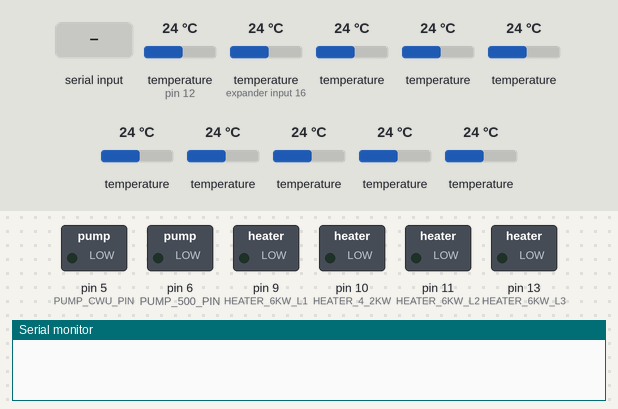
The sketch below on a simulated Arduino Leonardo, built with avr-gcc and run on an emulated ATmega32U4. Parts: switched loads named in the sketch (green lamp = pin HIGH), the last lines printed to the serial monitor. The inputs (shaded band) are chosen by the test bench; at power-on: temperature (sensors on pin 12, expander input 16) 24 °C, temperature 24 °C. Pins used as bus, display or sensor lines are not drawn.

Above: at 1.4 s.
1.5 s: "90,45\n" received over the second serial link
At 3.5 s:
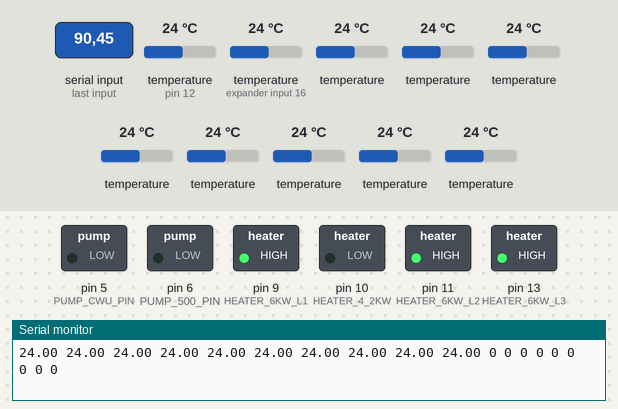
Timing chart, 0 to 5.0 s (numbered marks = the images above; inputs shaded):
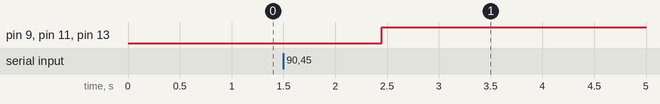

The sketch:

EnergyGuard.ino
```cpp
#include <SimpleModbusMaster.h>
#include <OneWire.h>
#include <DallasTemperature.h>
#include <EEPROM.h>


//------------------------------------ Modbus RTU - Begin ---------------------------------------
/*
   Function 3  - READ_HOLDING_REGISTERS
*/

//////////////////// Port information ///////////////////
#define baud 9600    // For Modbus
#define timeout 1000
#define polling 600  // interval between reads on modbus, the scan rate orygnally was 200

#define retry_count 10

// used to toggle the receive/transmit pin on the driver
#define TxEnablePin 2       // Arduino Leonardo occupation pin D2


// This is the easiest way to create new packets
// Add as many as you want. TOTAL_NO_OF_PACKETS
// is automatically updated.
enum
{
  PACKET1,      // Apparent Power lines L1, L2 L3
  TOTAL_NO_OF_PACKETS // leave this last entry
};

// Create an array of Packets to be configured
Packet packets[TOTAL_NO_OF_PACKETS];

packetPointer packet1 = &packets[PACKET1];

// Data read from the arduino slave will be stored in this array
// if the array is initialized to the packet.
unsigned int readPower[6];

long  PowerL1,
      PowerL2,
      PowerL3;


//------------------------------------ Modbus RTU - End ---------------------------------------------


// Arduino Leonardo occupation pins
#define ONE_WIRE_BUS   12        // Dallas temperature sensor' bus connected to port 12 on the Arduino

#define PUMP_CWU_PIN   	5        // Hot water pump, red buffer - potable water
#define PUMP_500_PIN    6        // 500 liter buffer pump

#define HEATER_6KW_L1   9              // 6kW heater on phase L1  (PWM signal)
#define HEATER_6KW_L2  11              // 6kW heater on phase L2  (PWM signal)
#define HEATER_6KW_L3  13              // 6kW heater on phase L3  (PWM signal)
#define HEATER_4_2KW   10              // 4.2kW heater            (on/off signal)

#define POWER_MARGIN  150             // minimal power margin for power meter precision (in Watt)

//------------------------------------- Dallas Temperature - Begin ----------------------------------


#define TEMPERATURE_PRECISION  9       // Precision for dallas sensor


// Setup a oneWire instance to communicate with any OneWire devices (not just Maxim/Dallas temperature ICs)
OneWire oneWire(ONE_WIRE_BUS);

// Pass our oneWire reference to Dallas Temperature.
DallasTemperature sensors(&oneWire);

// arrays to hold device addresses

DeviceAddress OUTcoPCthermometer   = { 0x28, 0xDA, 0xEC, 0x2C, 0x05, 0x00, 0x00, 0xB9 };    // wyj. CO - Pumpa Ciepła
DeviceAddress OUTcwuPCthermometer  = { 0x28, 0x11, 0xEE, 0x2C, 0x05, 0x00, 0x00, 0x5D };    // wyj. CWU - Pumpa Ciepła
DeviceAddress Buffor300Thermometer = { 0x28, 0x7F, 0xBD, 0x2D, 0x05, 0x00, 0x00, 0xD9 };    // buffor 300l - góra
DeviceAddress OutHeatThermometer   = { 0x28, 0x39, 0x01, 0x2E, 0x05, 0x00, 0x00, 0xF8 };    // wyj. Kaloryfery
DeviceAddress InHeatThermometer    = { 0x28, 0x2E, 0xE6, 0x2C, 0x05, 0x00, 0x00, 0xAA };    // wej. Kaloryfery
DeviceAddress cwuRedTopThermometer = { 0x28, 0xD7, 0xCF, 0x2D, 0x05, 0x00, 0x00, 0xCA };    // CWU czerwony 300l - góra
DeviceAddress cwuRedBotThermometer = { 0x28, 0x74, 0xF4, 0x2D, 0x05, 0x00, 0x00, 0x3B };    // CWU czerwony 300l - dół
DeviceAddress CO500BotThermometer  = { 0x28, 0xEA, 0xEE, 0x2C, 0x05, 0x00, 0x00, 0xD7 };    // CO 500l  - dół
DeviceAddress CO500TopThermometer  = { 0x28, 0x59, 0x54, 0x2D, 0x05, 0x00, 0x00, 0xF4 };    // CO 500l  - góra
DeviceAddress OutsideThermometer   = { 0x28, 0x51, 0xFE, 0x2C, 0x05, 0x00, 0x00, 0x54 };    // temperatura zewnetrzna

// Sensor' addreses
//1	28-0000052cecda   wyj. CO - Pumpa Ciepła	Device Address: 28DAEC2C050000B9
//2	28-0000052cee11	  wyj. CWU - Pumpa Ciepła	Device Address: 2811EE2C0500005D
//3	28-0000052dbd7f   buffor 300l - góra		Device Address: 287FBD2D050000D9
//4	28-0000052e0139	  wyj. Kaloryfery		Device Address: 2839012E050000F8
//5	28-0000052ce62e	  wej. Kaloryfery		Device Address: 282EE62C050000AA
//6	28-0000052dcfd7	  CWU czerwony 300l - góra	Device Address: 28D7CF2D050000CA
//7	28-0000052df474	  CWU czerwony 300l - dół	Device Address: 2874F42D0500003B
//8	28-0000052ceeea   CO 500l  - dół 		Device Address: 28EAEE2C050000D7
//9	28-0000052d5459	  CO 500l  - góra		Device Address: 2859542D050000F4
//10    28-0000052cfe51	  temperatura zewnetrzna	Device Address: 2851FE2C05000054

// Device 0 Address: 2874F42D0500003B - CWU czerwony 300l - dół
// Device 1 Address: 2859542D050000F4 - CO 500l  - góra
// Device 2 Address: 28DAEC2C050000B9 - wyj. CO - Pumpa Ciepła
// Device 3 Address: 282EE62C050000AA - wej. Kaloryfery
// Device 4 Address: 2811EE2C0500005D - wyj. CWU - Pumpa Ciepła
// Device 5 Address: 2851FE2C05000054 - temperatura zewnetrzna
// Device 6 Address: 28EAEE2C050000D7 - CO 500l  - dół
// Device 7 Address: 2839012E050000F8 - wyj. Kaloryfery
// Device 8 Address: 28D7CF2D050000CA - CWU czerwony 300l - góra
// Device 9 Address: 287FBD2D050000D9 - buffor 300l - góra


// Declaration of variables for Temperature
float temp500top, temp500bot, temp300, tempRedTop, tempRedBot;  // water buffors
float tempOutside;                                              // outside of building
float tempHeatOut, tempHeatIn;                                  // water temperature going out/in water buffor
float tempPCoutCO, tempPCoutCWU;                                // water comming out from heating pump

float prev_temp500top, prev_temp500bot, prev_temp300, prev_tempRedTop, prev_tempRedBot;  // water buffors
//float prev_tempOutside;                                              // outside of building
float prev_tempHeatOut, prev_tempHeatIn;                                  // water temperature going out/in water buffor
float prev_tempPCoutCO, prev_tempPCoutCWU;                                // water comming out from heating pump


//------------------------------------- Dallas Temperature - End ------------------------------------


int           Power_Regulator_L1,   // Power for Regulator in Watts
              Power_Regulator_L2,   // Power for Regulator in Watts
              Power_Regulator_L3,   // Power for Regulator in Watts
              CalibrationPWMDuty,
              Pump_CWU, // Pump CWU on/off
              Pump_500, // Pump buffer 500 l on/off
              SSR_3p;   // 3-phase SSR  on/off


// Variables for eeprom

int 	eeAddress, LineOffset, LineCalibContent, CalibSize;

int   i, j;   	// Loops
int   PWM_duty;   // PWM duty from 0 to 255
int   isNoon;		// noon / night

typedef struct  {
  byte pwm;			// PWM duty from 0 to 255
  int power;			// Power in Watt

} type_CalibData;

type_CalibData CalibData_L1[16];
type_CalibData CalibData_L2[16];
type_CalibData CalibData_L3[16];
type_CalibData CalibData_temp;


// Variables for sending data to serial

int Ndata;
String str_payLoad;


//--------------
void setup()
//--------------
{


  // Variables for eeprom

  LineCalibContent = sizeof(CalibData_L1);
  CalibSize = sizeof(CalibData_temp) ;


  //------------------------------------ Modbus RTU - Begin ---------------------------------------

  // The modbus packet constructor function will initialize
  // the individual packet with the assigned parameters. You can always do this
  // explicitly by using struct pointers. The first parameter is the address of the
  // packet in question. It is effectively the "this" parameter in Java that points to
  // the address of the passed object. It has the following form:
  // modbus_construct(packet, id, function, address, data, register array)


  // For functions 3 data is the number of registers


  // read registers
  modbus_construct(packet1, 1, READ_HOLDING_REGISTERS, 0x144, 6, readPower);   // Start address of Power register

  Serial.begin(9600);    ///// Starting serial for Leonardo for output to Raspberry Pi

  /* Initialize communication settings:  */
  modbus_configure(&Serial1, baud, SERIAL_8N2, timeout, polling, retry_count, TxEnablePin, packets, TOTAL_NO_OF_PACKETS);

  //------------------------------------ Modbus RTU - End ---------------------------------------------

  //------------------------------------- Dallas Temperature - Begin ----------------------------------


  // Start up the library
  sensors.begin();

  // locate devices on the bus

  // assign address manually.  the addresses below will beed to be changed
  // to valid device addresses on your bus.  device address can be retrieved
  // by using either oneWire.search(deviceAddress) or individually via
  // sensors.getAddress(deviceAddress, index)
  //insideThermometer = { 0x28, 0x1D, 0x39, 0x31, 0x2, 0x0, 0x0, 0xF0 };
  //outsideThermometer   = { 0x28, 0x3F, 0x1C, 0x31, 0x2, 0x0, 0x0, 0x2 };

  // search for devices on the bus and assign based on an index.  ideally,
  // you would do this to initially discover addresses on the bus and then
  // use those addresses and manually assign them (see above) once you know
  // the devices on your bus (and assuming they don't change).
  //
  // method 1: by index

  // set the resolution to 9 bit
  sensors.setResolution(cwuRedBotThermometer, TEMPERATURE_PRECISION);
  sensors.setResolution(CO500TopThermometer , TEMPERATURE_PRECISION);
  sensors.setResolution(OUTcoPCthermometer  , TEMPERATURE_PRECISION);
  sensors.setResolution(InHeatThermometer   , TEMPERATURE_PRECISION);
  sensors.setResolution(OUTcwuPCthermometer , TEMPERATURE_PRECISION);
  sensors.setResolution(OutsideThermometer  , TEMPERATURE_PRECISION);
  sensors.setResolution(CO500BotThermometer , TEMPERATURE_PRECISION);
  sensors.setResolution(OutHeatThermometer  , TEMPERATURE_PRECISION);
  sensors.setResolution(cwuRedTopThermometer, TEMPERATURE_PRECISION);
  sensors.setResolution(Buffor300Thermometer, TEMPERATURE_PRECISION);


  // call sensors.requestTemperatures() to issue a global temperature
  // request to all devices on the bus
  sensors.requestTemperatures();

  // Get temperatures
  prev_temp500top   = sensors.getTempC(CO500TopThermometer);
  prev_temp500bot   = sensors.getTempC(CO500BotThermometer);
  prev_temp300      = sensors.getTempC(Buffor300Thermometer);
  prev_tempRedTop   = sensors.getTempC(cwuRedTopThermometer);
  prev_tempRedBot   = sensors.getTempC(cwuRedBotThermometer);

  //    prev_tempOutside  = sensors.getTempC(OutsideThermometer);

  prev_tempHeatOut  = sensors.getTempC(OutHeatThermometer);
  prev_tempHeatIn   = sensors.getTempC(InHeatThermometer);
  prev_tempPCoutCO  = sensors.getTempC(OUTcoPCthermometer);
  prev_tempPCoutCWU = sensors.getTempC(OUTcwuPCthermometer);

  //------------------------------------- Dallas Temperature - End ------------------------------------

  // Initialize variables

  Power_Regulator_L1 = 0;   // Power for Regulator in Watts
  Power_Regulator_L2 = 0;   // Power for Regulator in Watts
  Power_Regulator_L3 = 0;   // Power for Regulator in Watts

  Pump_CWU = 0; // Pump CWU - off
  Pump_500 = 0; // Pump buffer 500 l - off
  SSR_3p = 0;   // 3-phase SSR - off

  isNoon = 0;	// not noon / night time
  Ndata = 19; // Number of data send to Raspberry Pi
  str_payLoad = "";

  //  Initialize pins for PWM and Pumps controls
  pinMode(HEATER_6KW_L1, OUTPUT);   // 6kW heater on phase L1  (PWM signal)
  pinMode(HEATER_6KW_L2, OUTPUT);   // 6kW heater on phase L2  (PWM signal)
  pinMode(HEATER_6KW_L3, OUTPUT);   // 6kW heater on phase L3  (PWM signal)

  pinMode(HEATER_4_2KW, OUTPUT);          // 3-phase SSR

  pinMode(PUMP_CWU_PIN, OUTPUT);   	// Hot water pump - drinking water)
  pinMode(PUMP_500_PIN, OUTPUT);    // 500 liter bufor pump


  //
  // ----------------   Read from EEPROM  --------------------------------------------
  //

  for (LineOffset = 0;  LineOffset < 3;   LineOffset += 1)       // For each Phase Line (L1, L2, L3)
  {
    i = 0;

    for (eeAddress = LineOffset * LineCalibContent ; eeAddress <  ((LineOffset + 1) * LineCalibContent); eeAddress += CalibSize)    //Move to next address of structure
    {

      if ( LineOffset == 0 )
        EEPROM.get(eeAddress, CalibData_L1[i]);

      if ( LineOffset == 1 )
        EEPROM.get(eeAddress, CalibData_L2[i]);

      if ( LineOffset == 2 )
        EEPROM.get(eeAddress, CalibData_L3[i]);

      i++;
    }
  }

}

#include "EnergyGuard1.h"


/////////////////////////////////
void loop()
////////////////////////////////

{

  //------------------------------------ Modbus RTU - Begin ---------------------------------------------

  delay(2000);                    // Wait for stability of Power Meter

  do
  {
    modbus_update();            // Read data from energy meter - packet 1

  } while (!Serial1.available());


  // Modbus transmision has ended
  // Combine parameters into 32 bit format

  PowerL1 = (long) readPower[0] << 16 | (long) readPower[1];       // Read apparent power from Energy Meter in Watts (W)
  PowerL2 = (long) readPower[2] << 16 | (long) readPower[3];
  PowerL3 = (long) readPower[4] << 16 | (long) readPower[5];

  //------------------------------------ Modbus RTU - End ---------------------------------------------


  //------------------------------------- Dallas Temperature - Begin ----------------------------------

  // call sensors.requestTemperatures() to issue a global temperature
  // request to all devices on the bus
  sensors.requestTemperatures();

  // Get temperatures
  temp500top   = sensors.getTempC(CO500TopThermometer);
  temp500bot   = sensors.getTempC(CO500BotThermometer);
  temp300      = sensors.getTempC(Buffor300Thermometer);
  tempRedTop   = sensors.getTempC(cwuRedTopThermometer);
  tempRedBot   = sensors.getTempC(cwuRedBotThermometer);

  tempOutside  = sensors.getTempC(OutsideThermometer);

  tempHeatOut  = sensors.getTempC(OutHeatThermometer);
  tempHeatIn   = sensors.getTempC(InHeatThermometer);
  tempPCoutCO  = sensors.getTempC(OUTcoPCthermometer);
  tempPCoutCWU = sensors.getTempC(OUTcwuPCthermometer);

  temp500top   = constrain(temp500top, 0, 100);
  temp500bot   = constrain(temp500bot, 0, 100);
  temp300      = constrain(temp300, 0, 100);
  tempRedTop   = constrain(tempRedTop, 0, 100);
  tempRedBot   = constrain(tempRedBot, 0, 100);
  tempHeatOut  = constrain(tempHeatOut, 0, 100);
  tempHeatIn   = constrain(tempHeatIn, 0, 100);
  tempPCoutCO  = constrain(tempPCoutCO, 0, 100);
  tempPCoutCWU = constrain(tempPCoutCWU, 0, 100);

  if (temp500top == 0)                            // remove instability in reading temperature
    temp500top   =    prev_temp500top;
  if (temp500bot == 0)
    temp500bot   =    prev_temp500bot;
  if (temp300 == 0)
    temp300      =    prev_temp300;
  if (tempRedTop == 0)
    tempRedTop   =    prev_tempRedTop;
  if (tempRedBot == 0)
    tempRedBot   =    prev_tempRedBot;
  if (tempHeatOut == 0)
    tempHeatOut  =    prev_tempHeatOut;
  if (tempHeatIn == 0)
    tempHeatIn   =    prev_tempHeatIn;
  if (tempPCoutCO == 0)
    tempPCoutCO  =    prev_tempPCoutCO;
  if (tempPCoutCWU == 0)
    tempPCoutCWU =    prev_tempPCoutCWU;

  prev_temp500top   = temp500top;
  prev_temp500bot   = temp500bot;
  prev_temp300      = temp300;
  prev_tempRedTop   = tempRedTop;
  prev_tempRedBot   = tempRedBot;
  prev_tempHeatOut  = tempHeatOut;
  prev_tempHeatIn   = tempHeatIn;
  prev_tempPCoutCO  = tempPCoutCO;
  prev_tempPCoutCWU = tempPCoutCWU;

  //------------------------------------- Dallas Temperature - End ------------------------------------


  //------------------------------------- Heating Model - Begin ---------------------------------------


  // Decision about power supply for heating system base on surplus apparent power.


  Power_Regulator_L1 = CalculatePowerForHeater (PowerL1, Power_Regulator_L1, CalibData_L1[15]);           // Watts for Power Regulator on line L1
  Power_Regulator_L2 = CalculatePowerForHeater (PowerL2, Power_Regulator_L2, CalibData_L2[15]);
  Power_Regulator_L3 = CalculatePowerForHeater (PowerL3, Power_Regulator_L3, CalibData_L3[15]);

/*
  SSR_3p = RunSSR3p (Power_Regulator_L1, Power_Regulator_L2, Power_Regulator_L3, SSR_3p);

  if ( SSR_3p == 1 )    //  3-phase SSR is switched on
  {
    Power_Regulator_L1 = Power_Regulator_L1 - 1500 ;     // Decrease power on regulator
    Power_Regulator_L2 = Power_Regulator_L2 - 1500 ;
    Power_Regulator_L3 = Power_Regulator_L3 - 1500 ;
  }
*/

  //--- Set calculated parameters on Arduino output pins to control Power Regulator

  RunPowerRegulator(HEATER_6KW_L1, PowerMappingToPWMDuty(Power_Regulator_L1, CalibData_L1) );          // phase L1
  RunPowerRegulator(HEATER_6KW_L2, PowerMappingToPWMDuty(Power_Regulator_L2, CalibData_L2) );          // phase L2
  RunPowerRegulator(HEATER_6KW_L3, PowerMappingToPWMDuty(Power_Regulator_L3, CalibData_L3) );          // phase L3


  Pump_500 = RunPomp500 (PUMP_500_PIN, (int) temp300, (int) temp500top, Pump_500); 					// Run pump of 500 l buffer


  Pump_CWU = RunPompCWU (PUMP_CWU_PIN, (int) tempPCoutCWU, (int) tempRedTop, Pump_CWU);           // Run pump CWU (300 l + 160 l)

  // if (isNoon == 1)
  // {
  //   digitalWrite(PUMP_CWU_PIN, HIGH);  			// Run CWU pump at noon (13 o'clock - whole hour)
  //   Pump_CWU = 1;
  // }
  // else
  // {
  //   digitalWrite(PUMP_CWU_PIN, LOW);
  //   Pump_CWU = 0;
  // }


  //------------------------------------- Heating Model - End -----------------------------------------
  // Decision about pump control base on temperatures


  //        if (tempOutside < 15)          // Winter mode - heating system is working


  // Output to database located on Raspberry Pi

  str_payLoad = (String) tempPCoutCO;                     // t1 Temp. wyj. CO - Pumpa Ciepła
  str_payLoad += " " + (String) tempPCoutCWU;             // t2 Temp. wyj. CWU - Pumpa Ciepła
  str_payLoad += " " + (String) temp300;                  // t3 Temp. buffor 300l - góra
  str_payLoad += " " + (String) tempHeatOut;              // t4 Temp. wyj. Kaloryfery
  str_payLoad += " " + (String) tempHeatIn;               // t5 Temp. wej. Kaloryfery
  str_payLoad += " " + (String) tempRedTop;               // t6 Temp. CWU czerwony 300l - góra
  str_payLoad += " " + (String) tempRedBot;               // t7 Temp. CWU czerwony 300l - dół
  str_payLoad += " " + (String) temp500bot;               // t8 Temp. CO 500l  - dół
  str_payLoad += " " + (String) temp500top;               // t9 Temp. CO 500l  - góra
  str_payLoad += " " + (String) tempOutside;              // t10 Temp. temperatura zewnetrzna
  str_payLoad += " " + (String) Pump_CWU;                     // Pump CWU on/off
  str_payLoad += " " + (String) Pump_500;                     // Pump buffer 500l on/off
  str_payLoad += " " + (String) PowerL1;               // L1 Aparent Power in Watts
  str_payLoad += " " + (String) PowerL2;               // L2 Aparent Power in Watts
  str_payLoad += " " + (String) PowerL3;               // L3 Aparent Power in Watts
  str_payLoad += " " + (String) Power_Regulator_L1;        // PWM signal for L1 in Watts
  str_payLoad += " " + (String) Power_Regulator_L2;        // PWM signal for L2 in Watts
  str_payLoad += " " + (String) Power_Regulator_L3;        // PWM signal for L3 in Watts
  str_payLoad += " " + (String) isNoon;                    // 3-phase SSR on/off --SSR_3p
  str_payLoad += " ";
  str_payLoad += "\n";                                     // end of string


  Serial.print(str_payLoad);

  delay(100);                        // Wait for raspberry respose


  if (Serial.available())
  {
    isNoon = Serial.read() - '0';      // Read data from Raspberry - noon time - 1 p.m. (1) or not (0)
  }

  if (isNoon < 0)
    isNoon = 0;            // Reset noon time where communication with raspberry is not present or no data has been received


}  // End loop


// ------------------------------------------------------------------------------------------------------------------

// ------------------------------------------------------------------------------------------------------------------

// ------------------------------------------------------------------------------------------------------------------
```

Source omitted: EnergyGuard1.h (4104 bytes)

Measured:
- after the input at 1.5 s, pin 9 (HEATER_6KW_L1), pin 11 (HEATER_6KW_L2), pin 13 (HEATER_6KW_L3): LOW → HIGH after 0.95 s
